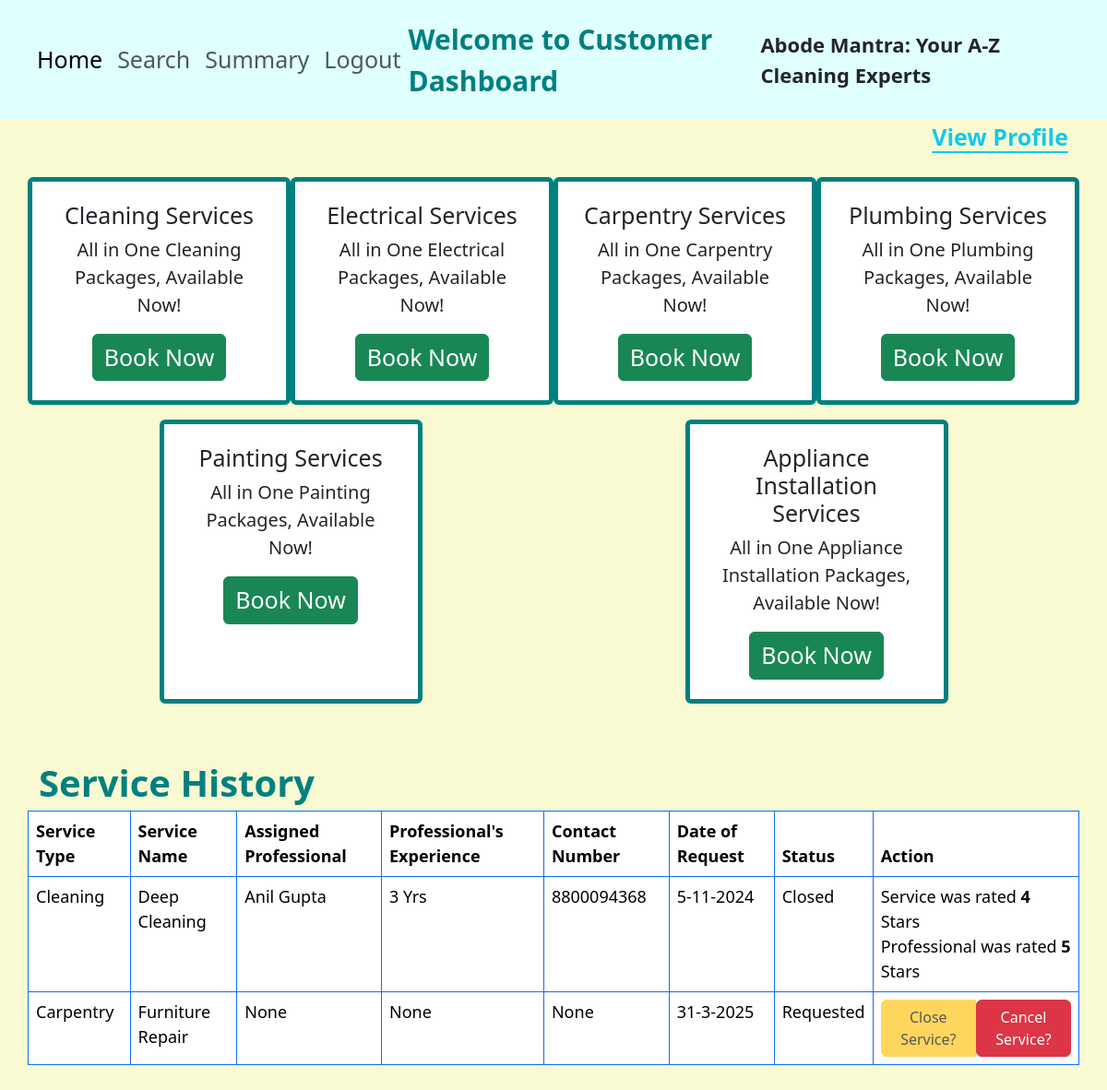
/customer/home/1, run on the app's committed database.
### application/models.py (models this page shows)
class Service(db.Model):
    __tablename__="service"
    service_id=db.Column(db.Integer, primary_key=True, autoincrement=True)
    service_type=db.Column(db.String(), nullable=False)
    service_name=db.Column(db.String(), nullable=False, unique=True)
    service_price=db.Column(db.Integer, nullable=False)
    service_duration=db.Column(db.Integer, nullable=False)
    service_desc=db.Column(db.String())
    service_req=db.Relationship('ServiceRequest',backref='sr',cascade='delete')

class Professional(db.Model):
    __tablename__="professional"
    pro_id=db.Column(db.Integer, primary_key=True, autoincrement=True)
    pro_name=db.Column(db.String(), nullable=False)
    pro_contact_no=db.Column(db.Integer)
    pro_email=db.Column(db.String(), nullable=False, unique=True)
    pro_password=db.Column(db.String(), nullable=False)
    pro_service_type=db.Column(db.String(), nullable=False)
    pro_exp=db.Column(db.Integer, nullable=False)
    pro_pincode=db.Column(db.Integer, nullable=False)
    pro_status=db.Column(db.String())
    serv_req_pro=db.Relationship('ServiceRequest',backref='srp')

class ServiceRequest(db.Model):
    __tablename__="servicerequest"
    sr_id=db.Column(db.Integer, primary_key=True, autoincrement=True)
    service_id=db.Column(db.Integer, db.ForeignKey('service.service_id'))
    customer_id=db.Column(db.Integer, db.ForeignKey('customer.customer_id'))
    pro_id=db.Column(db.Integer, db.ForeignKey('professional.pro_id'))
    date_of_req=db.Column(db.String(), nullable=False)
    date_of_comp=db.Column(db.String())
    service_status=db.Column(db.String(), nullable=False)
    service_remarks=db.Column(db.String())
    service_rating=db.Column(db.Integer)
    pro_rating=db.Column(db.Integer)

### application/controllers.py (the view)
@app.route('/customer/home/<int:customer_id>',methods=["GET","POST"])
def customer_home(customer_id):
    if request.method=="GET":
        service_type=[]
        serv_hist_list=[]
        service=Service.query.all()
        for x in service:
            if x.service_type not in service_type:
                service_type.append(x.service_type)
        customer_data=Customer.query.filter(Customer.customer_id==customer_id).first()
        c_stat=customer_data.customer_status
        service_history=ServiceRequest.query.filter(ServiceRequest.customer_id==customer_id).all()
        for x in service_history:
            if x.srp is None:
                serv_hist_list.append([x.sr_id,x.sr.service_type,x.sr.service_name,None,None,None,x.date_of_req,x.service_status,x.service_rating,x.pro_rating])
            else:
                serv_hist_list.append([x.sr_id,x.sr.service_type,x.sr.service_name,x.srp.pro_name,x.srp.pro_exp,x.srp.pro_contact_no,x.date_of_req,x.service_status,x.service_rating,x.pro_rating])
        return render_template('home_customer.html',c_id=customer_id,c_data=customer_data,s_data=service_type,serv_hist=serv_hist_list,status=c_stat)

### templates/home_customer.html (shortened to what this page needs)
<!DOCTYPE html>
<html lang="en">
<head>
  <link rel="stylesheet" href="/static/bootstrap/css/bootstrap.min.css">
</head>
<body style="background-color:lightgoldenrodyellow">
  <nav class="navbar navbar-expand-lg col-md-12" style="background-color:lightcyan; font-size: 25px; padding: 20px;">
    <div class="container-fluid">
      <ul class="navbar-nav">
        <li class="nav-item">
          <a class="nav-link active" href="{{url_for('customer_home',customer_id=c_id)}}">Home</a>
        </li>
        {% if status=='Active' %}
          <li class="nav-item">
            <a class="nav-link" href="/customer/search/{{c_id}}">Search</a>
        {% else %}
          <li class="nav-item">
            <a class="nav-link disabled" aria-disabled="true"  href="/customer/search/{{c_id}}">Search</a>
        {% endif %}
        </li>
        {% if status=='Active' %}
        <li class="nav-item">
          <a class="nav-link" href="{{ url_for('customer_summary',customer_id=c_id)}}">Summary</a>
        {% else %}
        <li class="nav-item">
          <a class="nav-link disabled" href="{{ url_for('customer_summary',customer_id=c_id)}}">Summary</a>
        {% endif %}
        </li>
        <li class="nav-item">
          <a class="nav-link" href="/">Logout</a>
        </li>
      </ul>
      <p class="mb-0" style="color:teal; font-size:30px; font-weight:bold;">Welcome to Customer Dashboard</p>
      <p class="mb-0" style="font-size:22px; font-weight:bold;">Abode Mantra: Your A-Z Cleaning Experts</p>
    </div>
  </nav>
  <div class="container">
    <div class="row">
      {% if status=='Active' %}
        <p class="text-end"><a href="/customer/profile/{{c_data.customer_id}}"
            class="link-info link-offset-2 link-underline-opacity-100 link-underline-opacity-100-hover"
            style="font-size:25px; font-weight: bold;">View Profile</a></p>
      {% else %}
        <p class="text-end"><a href="{{url_for('customer_home',customer_id=c_id)}}"
          class="link-danger link-offset-2 link-underline-opacity-100 link-underline-opacity-100-hover"
          style="font-size:25px; font-weight: bold;">View Profile</a></p>
      {% endif %}
    </div>
    <div class="row">
      {% if status=='Active'%}
        {% for x in s_data %}
          <div class="card w-25 my-2 text-center" style="padding:5px; margin:auto; border: 5px solid teal;">
            <div class="card-body">
              <h5 class="card-title">{{x}} Services</h5>
              <p class="card-text">All in One {{x}} Packages, Available Now!</p>
              <a href="/customer/{{c_id}}/book/{{x}}"><button class="btn btn-success card-link">Book Now</button></a>
            </div>
          </div>
        {% endfor %}
      {% else %}
        <p class="display-3 text-center"> You have been Blocked by Admin </p>
        <p class="display-5 text-center">Contact Admin at kavish2k@gmail.com</p>
      {% endif %}
    </div>
    {% if status =='Active'%}
      <div class="row my-5">
        <p class="mb-0" style="color:teal; font-size:40px; font-weight:bold;">Service History</p>
        <table class="table table-hover table-bordered border-primary">
          <thead>
            <th>Service Type</th>
            <th>Service Name</th>
            <th>Assigned Professional</th>
            <th>Professional's Experience</th>
            <th>Contact Number</th>
            <th>Date of Request</th>
            <th>Status</th>
            <th>Action</th>
          </thead>
          {% for y in serv_hist %}
            <tr>
              <td>{{y[1]}}</td>
              <td>{{y[2]}}</td>
              <td>{{y[3]}}</td>
              {% if y[4]==None %}
                <td>{{y[4]}}</td>
              {% else %}
                <td>{{y[4]}} Yrs</td>
              {% endif %}
              <td>{{y[5]}}</td>
              <td>{{y[6]}}</td>
              {% if y[7]=='Closed' %}
                <td>Closed</td>
                <td>
                Service was rated <strong>{{y[8]}}</strong> Stars<br>
                Professional was rated <strong>{{y[9]}}</strong> Stars
                </td>
              {% elif y[7]=='Cancelled' %}
                <td>Cancelled</td>
                <td>Cancelled by Customer/Admin</td>
              {% elif y[7]=='Requested' %}
                <td>{{y[7]}}</td>
                <td>
                  <div class="btn-group" role="group">
                    <button type="button" class="btn btn-warning" disabled>Close Service?</button>
                    <a href="/customer/{{c_id}}/service/cancel/{{y[0]}}"><button type="button" class="btn btn-danger">Cancel Service?</button></a>
                  </div>
                </td>
              {%endif%}
            </tr>
            {% endfor %}
        </table>
      </div>
    {% endif %}
  </div>
</body>
</html>

### templates/home_customer.html (style rules this page uses)
.card-link { font-size: 25px; }
.card-title { font-size: 25px; }
.card-text { font-size: 20px; }
table { font-size: 18px; }

### data on the page
Service: service_type "Cleaning"
Service: service_type "Electrical"
Service: service_type "Carpentry", service_type "Carpentry", service_name "Furniture Repair"
Service: service_type "Plumbing"
Service: service_type "Painting"
Service: service_type "Appliance Installation"
Service: service_type "Cleaning", service_name "Deep Cleaning"
Professional: pro_name "Anil Gupta", pro_contact_no "8800094368"
ServiceRequest: date_of_req "5-11-2024"
ServiceRequest: date_of_req "31-3-2025", service_status "Requested"

### other printed values
{{ y[4] }} "3"
{{ y[8] }} "4"
{{ y[9] }} "5"
{{ y[3] }} "None"
{{ y[4] }} "None"
{{ y[5] }} "None"
